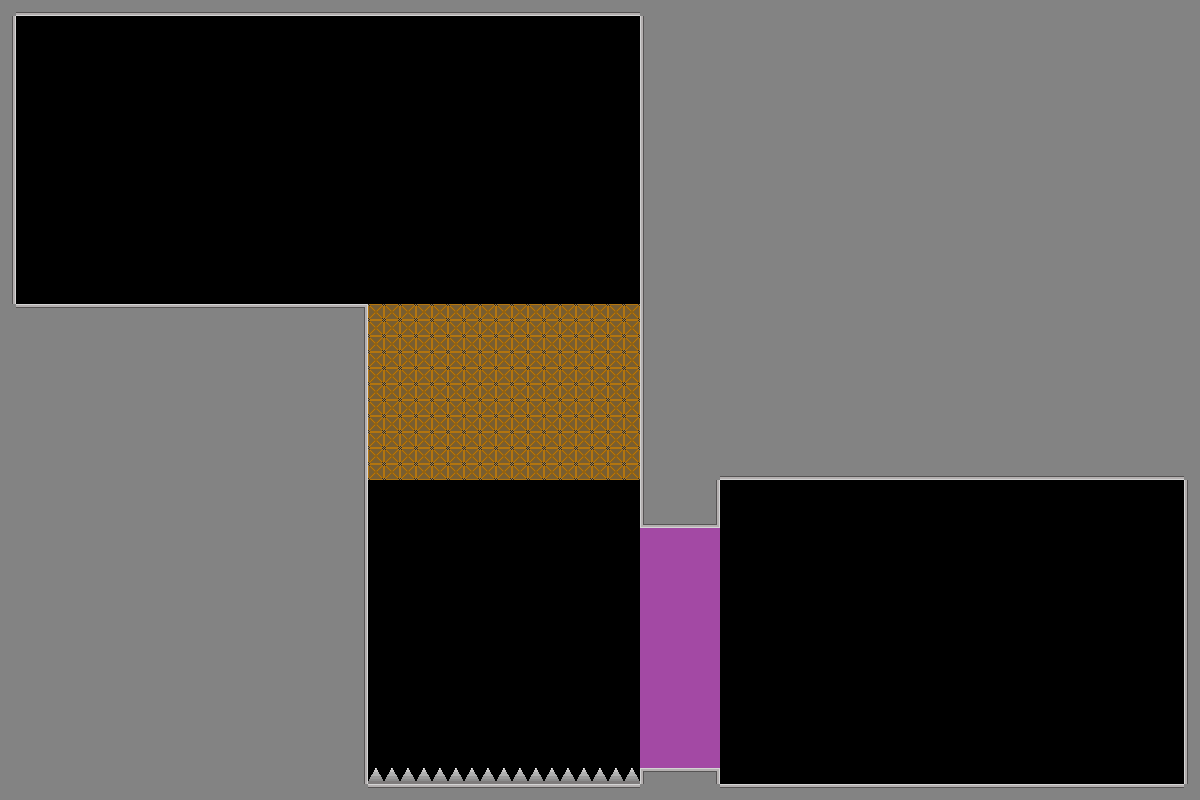

A level layout from a 2D game, rendered from its tile map. Below: a short description, then the map file with tile-grid data replaced by summaries:
An orthogonal 75x50 tile map with 16x16 px tiles, 1 tile layer (Tile Layer 1) and 3 objects (tp_bullet, purple_button, slow_time).

<map version="1.10" tiledversion="1.12.2" orientation="orthogonal" renderorder="right-down" width="75" height="50" tilewidth="16" tileheight="16" infinite="0" nextlayerid="3" nextobjectid="5">
 <tileset firstgid="1" source="place_holder_tileset.tsx" />
 <layer id="1" name="Tile Layer 1" width="75" height="50">
  <data>[3750 cells, 2191 non-empty, 12 distinct tile ids]</data>
 </layer>
 <objectgroup id="2" name="object_layer">
  <object id="1" name="tp_bullet" x="465.853" y="482.743" width="60" height="60">
   <properties>
    <property name="ability_type" value="tp_bullet" />
   </properties>
  </object>
  <object id="3" name="purple_button" x="49.4067" y="108.265" width="128" height="32" rotation="90">
   <properties>
    <property name="obj_type" value="button" />
   </properties>
  </object>
  <object id="4" name="slow_time" x="465.853" y="17.7358" width="60" height="90">
   <properties>
    <property name="ability_type" value="slow_time" />
   </properties>
  </object>
 </objectgroup>
</map>
